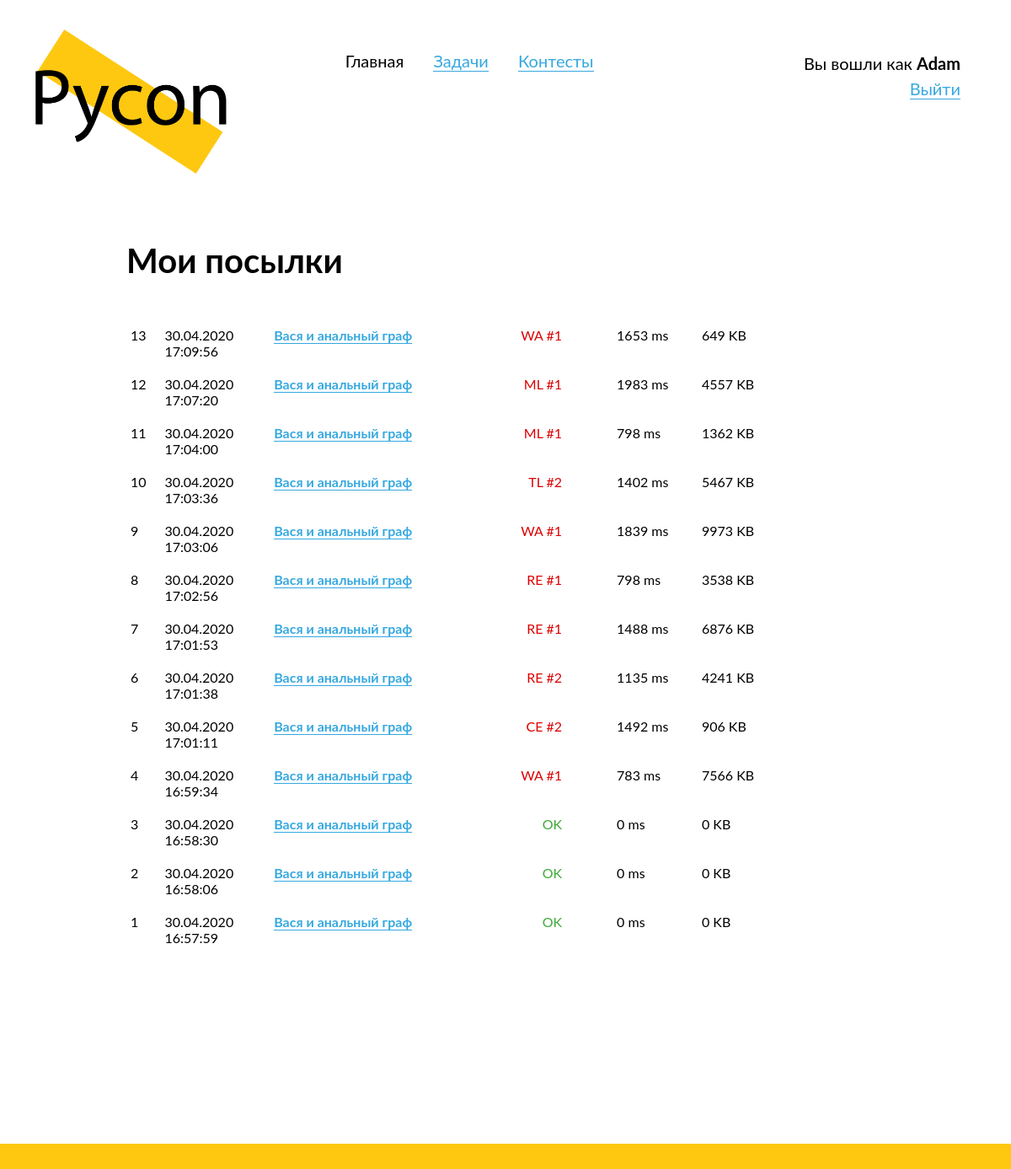
/submissions (signed in), run on the app's committed database.
### data/models/user.py (models this page shows, shortened)
class User(SqlAlchemyBase, UserMixin, SerializerMixin):
    __tablename__ = 'users'
    id = Column(Integer, primary_key=True, autoincrement=True)
    login = Column(String, nullable=True)
    email = Column(String, index=True, unique=True, nullable=False)
    hashed_password = Column(String, nullable=True)
    submissions = orm.relation("Submission", back_populates='submitter')

### data/models/submission.py (models this page shows, shortened)
class Submission(SqlAlchemyBase, SerializerMixin):
    __tablename__ = 'submissions'
    id = Column(Integer, primary_key=True, autoincrement=True)
    submitter_id = Column(Integer, ForeignKey("users.id"))
    submitter = orm.relation("User")
    problem_id = Column(Integer, ForeignKey('problems.id'))
    problem = orm.relation("Problem")
    data = Column(String, nullable=False)
    submit_timestamp = Column(DateTime, default=datetime.datetime.now, nullable=False)
    verdict = Column(String, nullable=True)
    test = Column(Integer, ForeignKey("tests.number"), nullable=True)
    time = Column(Integer, nullable=True)  # Warning, time in ms!
    memory = Column(Integer, nullable=True)  # Warning, memory in KB!

### data/models/problem.py (models this page shows)
class Problem(SqlAlchemyBase, SerializerMixin):
    __tablename__ = 'problems'
    id = Column(Integer, primary_key=True, autoincrement=True)
    name = Column(String, nullable=True)
    situation = Column(String, nullable=False)
    input_data = Column(String, nullable=True)
    output_data = Column(String, nullable=True)
    solution = Column(String, nullable=False)
    tests = orm.relation("Test", back_populates='problem')
    time_limit = Column(Integer, nullable=True)
    memory_limit = Column(Integer, nullable=True)

### Pycon.py (the view)
@app.route('/submissions')
def submissions():
    session = db_session.create_session()
    submissions = session.query(Submission).filter(Submission.submitter == current_user)\
                  .order_by(Submission.id.desc()).all()
    return render_template('submissions.html', title="Посылки",
                           submissions=submissions)

### Pycon.py (called while the page is built)
@login_manager.user_loader
def load_user(user_id):
    session = db_session.create_session()
    return session.query(User).get(user_id)

### data/db_session.py (called while the page is built)
def create_session() -> Session:
    global __factory
    return __factory()

### templates/submissions.html (shortened to what this page needs)
{% extends "base.html" %}
{% block content %}
  <div class="content-header">
    <h2>
      Мои посылки
    </h2>
  </div>
  <div class="content-block">
    {% if submissions %}
      <table class="submissions-table">
        {% for submission in submissions %}
          <tr>
            <td class="id-td">
              {{ submission.id }}
            </td>
            <td class="timestamp-td">
              {{ submission.submit_timestamp.strftime("%d.%m.%Y<br>%H:%M:%S")|safe }}
            </td>
            <td class="problemname-td">
              <a href="/problems/{{ submission.problem.id }}">{{ submission.problem.name }}</a>
            </td>
            <td class="verdict-td">
              {% if submission.verdict == None %}
                <span class="verdict-neutral">
                  Отправлено на проверку
                </span>
              {% elif submission.verdict == 'OK' %}
                <span class="verdict-good">
                  {{ submission.verdict }}
                </span>
              {% else %}
                <span class="verdict-bad">
                  {{ submission.verdict }} #{{ submission.test }}
                </span>
              {% endif %}
            </td>
            <td class="time-td">
              <span>
                {{ submission.time if submission.time else 0 }} ms
              </span>
            </td>
            <td class="memory-td">
              <span>
                {{ submission.memory if submission.memory else 0 }} KB
              </span>
            </td>
          </tr>
        {% endfor %}
      </table>
    {% endif %}
  </div>
{% endblock %}

### templates/base.html (shortened to what this page needs)
<!doctype html>
<html lang="en">
  <head>
      <link rel="stylesheet" type="text/css" href="/static/css/style.css">
      <link href="/static/css/codemirror.css" rel="stylesheet">
  </head>
<body>
  <header>
      <a href="/" style="border: none;">
        <div id="logo">
          <img src="/static/img/logo.png">
        </div>
        <div id="header-links">
      </a>
        <div class="link-wrapper">
          Главная
        </div>
        <div class="link-wrapper">
          <a href="/problems">Задачи</a>
        </div>
        <div class="link-wrapper">
          <a href="/contests">Контесты</a>
        </div>
      <div id="login-block">
        {% if current_user.is_authenticated %}
          Вы вошли как <b>{{ current_user.login }}</b><br>
          <a href="/logout">Выйти</a>
        {% else %}
          <a href="/login">Войти</a><br>
          <a href="/register">Зарегистрироваться</a>
        {% endif %}
      </div>
  </header>
  <main role="main" id="main">
      {% block content %}{% endblock %}
  </main>
  <footer>
    <div id="footer-div"></div>
  </footer>
</body>
</html>

### static/css/style.css (style rules this page uses)
* { margin: 0; padding: 0; }
html { height: 100%; }
:root { --primary-color: #FEC811; --light-grey: #D0D0D0; --very-light-grey: #ECECEC; }
body { position: relative; font-family: "Lato"; font-size: 14pt; min-height: 100%; }
img { width: 100%; }
footer { position: absolute; bottom: 0; width: 100%; }
a { text-decoration: none; color: #35A8E0; border-bottom: 1px solid #35A8E0; }
h2 { font-size: 30pt; margin-bottom: 50px; }
td { padding: 5px 5px 15px 5px; vertical-align: top; border: none; }
table { border: none; border-collapse: collapse; width: 100%; font-size: 12pt; }
table a { font-weight: bold; }
.link-wrapper { display: inline-block; margin-right: 30px; }
.content-block { margin-top: 25px; margin-bottom: 50px; }
.content-header { margin-bottom: 50px; }
.id-td { max-width: 5%; }
.timestamp-td { max-width: 10%; }
.time-td { max-width: 10%; }
.memory-td { max-width: 10%; }
.verdict-td { float: right; padding-right: 60px; }
.verdict-bad { color: #DD0000; }
.verdict-good { color: #40AA3B; }
#login-block { display: inline-block; vertical-align: top; margin-top: 60px; float: right; margin-right: 60px; text-align: right; font-size: 15pt; line-height: 1.5; }
#footer-div { height: 30px; background-color: var(--primary-color); }
#logo { width: 20%; margin-left: 35px; margin-top: 35px; display: inline-block; }
#main { margin-top: 75px; margin-left: 150px; width: 65%; min-width: 600px; padding-bottom: 200px; }
#header-links { display: inline-block; margin-left: 130px; margin-top: 60px; vertical-align: top; font-size: 15pt; }

### data on the page
User: login "Adam"
Submission: id "13", submit_timestamp "30.04.2020 17:09:56", problem.name "Вася и анальный граф", verdict "WA", test "1", time "1653", memory "649"
Submission: id "12", submit_timestamp "30.04.2020 17:07:20", problem.name "Вася и анальный граф", verdict "ML", test "1", time "1983", memory "4557"
Submission: id "11", submit_timestamp "30.04.2020 17:04:00", problem.name "Вася и анальный граф", verdict "ML", test "1", time "798", memory "1362"
Submission: id "10", submit_timestamp "30.04.2020 17:03:36", problem.name "Вася и анальный граф", verdict "TL", test "2", time "1402", memory "5467"
Submission: id "9", submit_timestamp "30.04.2020 17:03:06", problem.name "Вася и анальный граф", verdict "WA", test "1", time "1839", memory "9973"
Submission: id "8", submit_timestamp "30.04.2020 17:02:56", problem.name "Вася и анальный граф", verdict "RE", test "1", time "798", memory "3538"
Submission: id "7", submit_timestamp "30.04.2020 17:01:53", problem.name "Вася и анальный граф", verdict "RE", test "1", time "1488", memory "6876"
Submission: id "6", submit_timestamp "30.04.2020 17:01:38", problem.name "Вася и анальный граф", verdict "RE", test "2", time "1135", memory "4241"
Submission: id "5", submit_timestamp "30.04.2020 17:01:11", problem.name "Вася и анальный граф", verdict "CE", test "2", time "1492", memory "906"
Submission: id "4", submit_timestamp "30.04.2020 16:59:34", problem.name "Вася и анальный граф", verdict "WA", test "1", time "783", memory "7566"
Submission: id "3", submit_timestamp "30.04.2020 16:58:30", problem.name "Вася и анальный граф", verdict "OK", time "0", memory "0"
Submission: id "2", submit_timestamp "30.04.2020 16:58:06", problem.name "Вася и анальный граф", verdict "OK", time "0", memory "0"
Submission: id "1", submit_timestamp "30.04.2020 16:57:59", problem.name "Вася и анальный граф", verdict "OK", time "0", memory "0"
